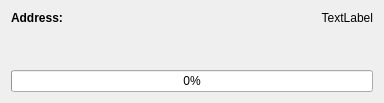
<?xml version="1.0" encoding="UTF-8"?>
<ui version="4.0">
 <class>QueueItemWidget</class>
 <widget class="QWidget" name="QueueItemWidget">
  <property name="geometry">
   <rect>
    <x>0</x>
    <y>0</y>
    <width>384</width>
    <height>103</height>
   </rect>
  </property>
  <property name="windowTitle">
   <string>Form</string>
  </property>
  <layout class="QVBoxLayout" name="verticalLayout">
   <item>
    <layout class="QHBoxLayout" name="horizontalLayout">
     <item>
      <widget class="QLabel" name="label">
       <property name="font">
        <font>
         <bold>true</bold>
        </font>
       </property>
       <property name="text">
        <string>Address:</string>
       </property>
      </widget>
     </item>
     <item>
      <widget class="QLabel" name="label_address">
       <property name="text">
        <string>TextLabel</string>
       </property>
       <property name="alignment">
        <set>Qt::AlignRight|Qt::AlignTrailing|Qt::AlignVCenter</set>
       </property>
      </widget>
     </item>
    </layout>
   </item>
   <item>
    <spacer name="verticalSpacer">
     <property name="orientation">
      <enum>Qt::Vertical</enum>
     </property>
     <property name="sizeHint" stdset="0">
      <size>
       <width>20</width>
       <height>40</height>
      </size>
     </property>
    </spacer>
   </item>
   <item>
    <widget class="QProgressBar" name="progressBar">
     <property name="value">
      <number>0</number>
     </property>
     <property name="alignment">
      <set>Qt::AlignJustify|Qt::AlignVCenter</set>
     </property>
    </widget>
   </item>
  </layout>
 </widget>
 <resources/>
 <connections/>
</ui>
